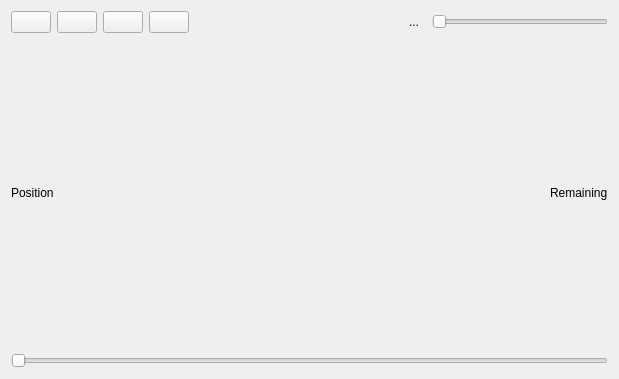
<?xml version="1.0" encoding="UTF-8"?>
<ui version="4.0">
 <class>MediaPlayerWidget</class>
 <widget class="QWidget" name="MediaPlayerWidget">
  <property name="geometry">
   <rect>
    <x>0</x>
    <y>0</y>
    <width>619</width>
    <height>379</height>
   </rect>
  </property>
  <property name="sizePolicy">
   <sizepolicy hsizetype="Expanding" vsizetype="Expanding">
    <horstretch>0</horstretch>
    <verstretch>0</verstretch>
   </sizepolicy>
  </property>
  <property name="maximumSize">
   <size>
    <width>10000000</width>
    <height>10000000</height>
   </size>
  </property>
  <property name="windowTitle">
   <string notr="true"/>
  </property>
  <layout class="QVBoxLayout" name="verticalLayout">
   <item>
    <layout class="QVBoxLayout" name="layoutPlayer">
     <property name="sizeConstraint">
      <enum>QLayout::SetFixedSize</enum>
     </property>
    </layout>
   </item>
   <item>
    <layout class="QHBoxLayout" name="horizontalLayout_3">
     <item>
      <layout class="QHBoxLayout" name="horizontalLayout">
       <item>
        <widget class="QPushButton" name="btnPlayPause">
         <property name="icon">
          <iconset resource="../images.qrc">
           <normaloff>:/actions/icons/play.svg</normaloff>:/actions/icons/play.svg</iconset>
         </property>
        </widget>
       </item>
       <item>
        <widget class="QPushButton" name="btnReset">
         <property name="icon">
          <iconset resource="../images.qrc">
           <normaloff>:/actions/icons/skip-backward.svg</normaloff>:/actions/icons/skip-backward.svg</iconset>
         </property>
        </widget>
       </item>
       <item>
        <widget class="QPushButton" name="btnBack">
         <property name="text">
          <string notr="true"/>
         </property>
         <property name="icon">
          <iconset resource="../images.qrc">
           <normaloff>:/actions/icons/seek_to_begin.svg</normaloff>:/actions/icons/seek_to_begin.svg</iconset>
         </property>
        </widget>
       </item>
       <item>
        <widget class="QPushButton" name="btnForward">
         <property name="icon">
          <iconset resource="../images.qrc">
           <normaloff>:/actions/icons/seek_to_end.svg</normaloff>:/actions/icons/seek_to_end.svg</iconset>
         </property>
        </widget>
       </item>
      </layout>
     </item>
     <item>
      <spacer name="horizontalSpacer">
       <property name="orientation">
        <enum>Qt::Horizontal</enum>
       </property>
       <property name="sizeHint" stdset="0">
        <size>
         <width>40</width>
         <height>20</height>
        </size>
       </property>
      </spacer>
     </item>
     <item>
      <layout class="QHBoxLayout" name="horizontalLayout_2">
       <item>
        <widget class="QToolButton" name="toolButton">
         <property name="enabled">
          <bool>true</bool>
         </property>
         <property name="text">
          <string>...</string>
         </property>
         <property name="icon">
          <iconset resource="../images.qrc">
           <normaloff>:/actions/icons/volume.svg</normaloff>:/actions/icons/volume.svg</iconset>
         </property>
         <property name="autoRaise">
          <bool>true</bool>
         </property>
        </widget>
       </item>
       <item>
        <widget class="QSlider" name="slideVolume">
         <property name="maximum">
          <number>100</number>
         </property>
         <property name="orientation">
          <enum>Qt::Horizontal</enum>
         </property>
        </widget>
       </item>
      </layout>
     </item>
    </layout>
   </item>
   <item>
    <layout class="QHBoxLayout" name="horizontalLayout_4">
     <item>
      <widget class="QLabel" name="lblPosition">
       <property name="text">
        <string notr="true">Position</string>
       </property>
      </widget>
     </item>
     <item>
      <spacer name="horizontalSpacer_2">
       <property name="orientation">
        <enum>Qt::Horizontal</enum>
       </property>
       <property name="sizeHint" stdset="0">
        <size>
         <width>40</width>
         <height>20</height>
        </size>
       </property>
      </spacer>
     </item>
     <item>
      <widget class="QLabel" name="lblRemaining">
       <property name="text">
        <string notr="true">Remaining</string>
       </property>
      </widget>
     </item>
    </layout>
   </item>
   <item>
    <layout class="QHBoxLayout" name="horizontalLayout_5">
     <item>
      <widget class="QSlider" name="slideSeek">
       <property name="maximum">
        <number>1000000</number>
       </property>
       <property name="singleStep">
        <number>1000</number>
       </property>
       <property name="pageStep">
        <number>10000</number>
       </property>
       <property name="orientation">
        <enum>Qt::Horizontal</enum>
       </property>
      </widget>
     </item>
    </layout>
   </item>
  </layout>
 </widget>
 <tabstops>
  <tabstop>btnBack</tabstop>
  <tabstop>slideSeek</tabstop>
  <tabstop>btnForward</tabstop>
  <tabstop>slideVolume</tabstop>
  <tabstop>btnPlayPause</tabstop>
 </tabstops>
 <resources>
  <include location="../images.qrc"/>
 </resources>
 <connections/>
</ui>
